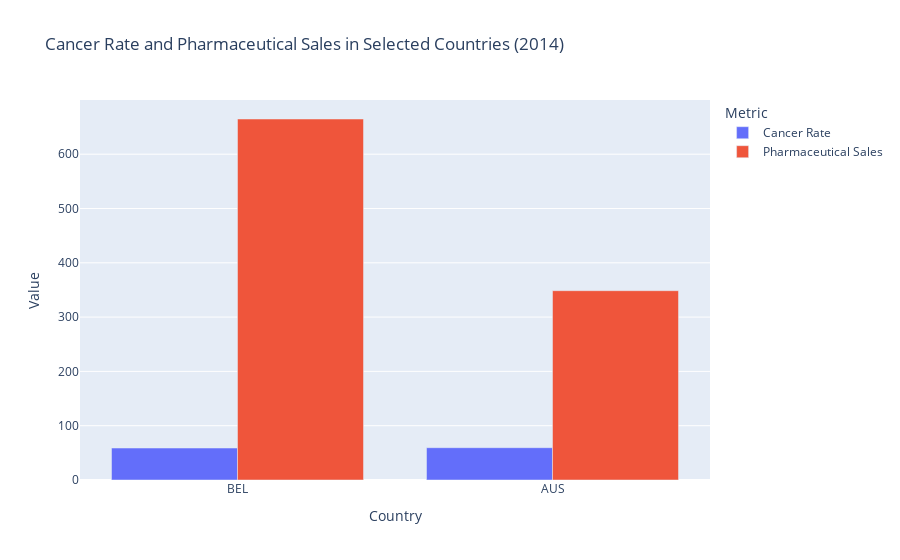

The cell this chart's notebook holds for it:
### Markdown cell above
Have to combined data frames into one in order to make the figure. It's much easier this way.

### Code cell
fig = px.bar(
    combined_data, 
    x='Country', 
    y='Value', 
    color='Metric', 
    barmode='group',
    title='Cancer Rate and Pharmaceutical Sales in Selected Countries (2014)', 
    labels={'Value': 'Value'}
)
fig.show()

### Figure 1 — Plotly figure (JSON) as saved in the notebook; plotly's stock layout.template omitted (floating-point values rounded to 4 significant figures)
{"data": [{"alignmentgroup": "True", "hovertemplate": "Metric=Cancer Rate<br>Country=%{x}<br>Value=%{y}<extra></extra>", "legendgroup": "Cancer Rate", "marker": {"color": "#636efa", "pattern": {"shape": ""}}, "name": "Cancer Rate", "offsetgroup": "Cancer Rate", "orientation": "v", "showlegend": true, "textposition": "auto", "type": "bar", "x": ["BEL", "AUS"], "xaxis": "x", "y": [58.88, 59.5], "yaxis": "y"}, {"alignmentgroup": "True", "hovertemplate": "Metric=Pharmaceutical Sales<br>Country=%{x}<br>Value=%{y}<extra></extra>", "legendgroup": "Pharmaceutical Sales", "marker": {"color": "#EF553B", "pattern": {"shape": ""}}, "name": "Pharmaceutical Sales", "offsetgroup": "Pharmaceutical Sales", "orientation": "v", "showlegend": true, "textposition": "auto", "type": "bar", "x": ["BEL", "AUS"], "xaxis": "x", "y": [664.8, 348.6], "yaxis": "y"}], "layout": {"barmode": "group", "legend": {"title": {"text": "Metric"}, "tracegroupgap": 0}, "title": {"text": "Cancer Rate and Pharmaceutical Sales in Selected Countries (2014)"}, "xaxis": {"anchor": "y", "domain": [0, 1], "title": {"text": "Country"}}, "yaxis": {"anchor": "x", "domain": [0, 1], "title": {"text": "Value"}}}}
